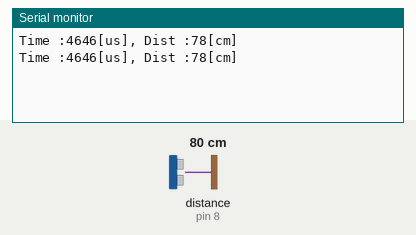
A sketch run on a simulated Arduino Uno, built with avr-gcc and run on an emulated ATmega328P. On the bench: the last lines printed to the serial monitor. Wiring (inferred from the names in the program): ultrasonic range finder: trigger pin 7; echo pin 8. The test bench sets the inputs (shaded band); at power-on: distance to the obstacle (sensor on pin 8) 80 cm. The echo pulse lasts 58.3 µs per cm.

Above: at 1.8 s.
1.9 s: distance to the obstacle (sensor on pin 8) set to 2 cm
At 2.4 s:
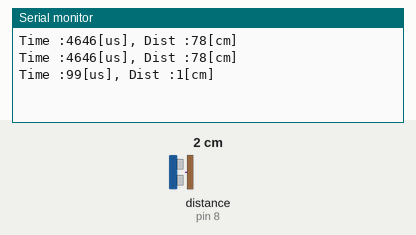
3.4 s: distance to the obstacle (sensor on pin 8) set to 4 cm
At 4.8 s:
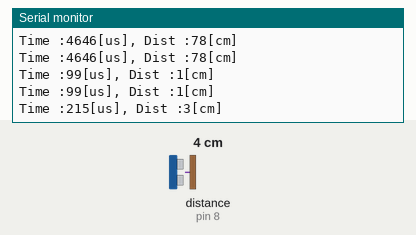
Timing chart, 0 to 6.4 s (numbered marks = the images above; inputs shaded):
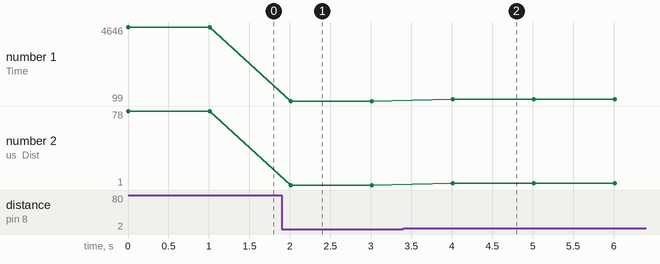

The sketch:

PIONEER_ULTRASONIC.ino
```cpp
// Triger pin number 7 setup
int pin_UL_TRIG = 7;
// Echo pin number 8 setup
int pin_UL_OUT = 8;

void setup() {
  // UART setup baud 115200, data bit 8, parity None, stop bit 1
  Serial.begin(115200);  // same Serial.begin(115200, SERIAL_8N1)
  // Out pin Input Setup
  pinMode(pin_UL_OUT, INPUT);
  // Trig pin Output Setup
  pinMode(pin_UL_TRIG, OUTPUT);
  digitalWrite(pin_UL_TRIG, 0);
}

void loop() {
  unsigned long microseconds, distance_cm;
  // Ultrasonic wave transmission
  digitalWrite(pin_UL_TRIG, 0); // Output pin_ULTRASONIC_T to LOW
  delayMicroseconds(2);
  // pull the Trig pin to high level for more than 10us impulse
  digitalWrite(pin_UL_TRIG, 1); // Output pin_ULTRASONIC_T to HIGH
  delayMicroseconds(10);
  digitalWrite(pin_UL_TRIG, 0); // Output pin_ULTRASONIC_T to LOW

  // waits for the pin to go HIGH, and returns the length of the pulse in microseconds
  microseconds = pulseIn(pin_UL_OUT, 1, 24000);
  // time to dist
  distance_cm = microseconds * 17/1000;

  Serial.print("Time :");
  Serial.print(microseconds);
  Serial.print("[us], Dist :");
  Serial.print(distance_cm);
  Serial.println("[cm]");
  delay(1000);
}
```

Measured:
- after the input at 1.9 s, the serial monitor: prints a new line after 0.11 s (image 1)
- after the input at 3.4 s, the serial monitor: prints a new line after 0.61 s (image 2)
- plotted number 1: 4646 → 99 after the input at 1.9 s, 99 → 216 after the input at 3.4 s
- plotted number 2: 78 → 1 after the input at 1.9 s, 1 → 3 after the input at 3.4 s
